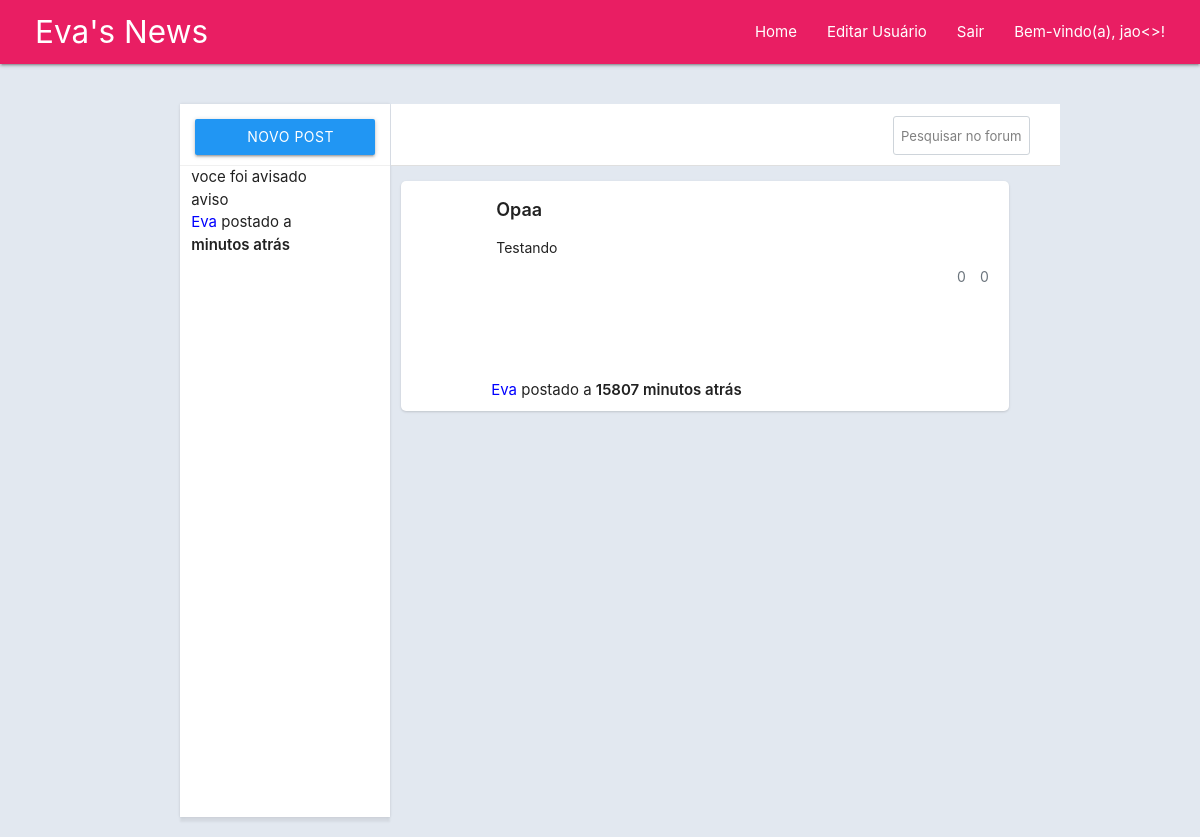
/index.php (signed in), run on the app's committed database.
### tables this page shows
CREATE TABLE `avisos` (
  `id` int(11) NOT NULL,
  `content` text DEFAULT NULL,
  `title` varchar(100) DEFAULT NULL,
  `created_at` timestamp NOT NULL DEFAULT current_timestamp(),
  `user_id` int(11) NOT NULL
);

CREATE TABLE `users` (
  `id` int(11) NOT NULL,
  `username` varchar(50) NOT NULL,
  `email` varchar(100) NOT NULL,
  `password` varchar(255) NOT NULL,
  `role_id` int(11) DEFAULT NULL,
  `created_at` timestamp NOT NULL DEFAULT current_timestamp()
);

CREATE TABLE `posts` (
  `id` int(11) NOT NULL,
  `content` text DEFAULT NULL,
  `user_id` int(11) NOT NULL,
  `title` varchar(100) DEFAULT NULL,
  `created_at` timestamp NOT NULL DEFAULT current_timestamp()
);

### index.php (the view, shortened to what this page needs)
<?php
include_once "includes/header.php";
include_once "includes/navbar.php";
include_once "php_actions/db_connection.php";
?>
<main class="container">
	<div class="row" style="margin-top:40px">
		<div class="col s3 main--sidebar">
			<div class="main--sidebar__btn-container">
				<a class="waves-effect waves-light modal-trigger btn blue main--sidebar__btn"
					style="width:100%; margin-top:15px;" href="#modal1">
					<span>
						Novo Post
					</span>
				</a>
			</div>
			<?php
			$sql = "SELECT
            avisos.*,
            users.username,
            TIMESTAMPDIFF(MINUTE, avisos.created_at, NOW()) AS minutes
        FROM
            avisos
        INNER JOIN
            users ON avisos.user_id = users.id";
			 $res = mysqli_query($connect, $sql);
			 while($dados = mysqli_fetch_array($res)){
			?>
	<div class = "col s9">
		<div class = "avisos-container" id="avisos-<?php echo $dados['id'] ?>">
			<div class = "content">
				<P class="content-title"><?php echo $dados ['title'] ?></P>
				<p><?php echo $dados ['content'] ?></p>
				<p><span style="color: blue"><?php echo $dados['username'] ?></span> postado a <span style="font-weight:600"><?php echo $dados['minutes'] ?> minutos atrás</span></p>
			</div>
		</div>
	</div>
			<?php
			}
			?>
		</div>
		<div class="col s9">
			<div class="content-header">
				<input type="text" name="" id="search-input" placeholder="Pesquisar no forum">
			</div>
			<div id="posts">
			<?php
			if (isset($_GET['search'])) {
				$searchParam = clear($_GET['search']);
				$sql = "SELECT
				posts.*,
				users.username,
				TIMESTAMPDIFF(MINUTE, posts.created_at, NOW()) AS minutes
				FROM
						posts
				INNER JOIN
						users ON posts.user_id = users.id
				WHERE posts.content LIKE '%$searchParam%' OR posts.title LIKE '%$searchParam%'";
			} else {
				$sql = "SELECT
				posts.*,
				users.username,
				TIMESTAMPDIFF(MINUTE, posts.created_at, NOW()) AS minutes
				FROM
						posts
				INNER JOIN
						users ON posts.user_id = users.id";
			}
			$resultado = mysqli_query($connect, $sql);
			while ($dados = mysqli_fetch_array($resultado)) {
				?>
					<div class="post-container" id="post-<?php echo $dados['id'] ?>">
						<div class="post-container-content">
							<div class="avatar">
							</div>
							<div class="content">
								<p class="content-title"><?php echo $dados['title'] ?></p>
								<p><?php echo $dados['content'] ?></p>
							</div>
							<div class="status">
								<p>
									<span>
										0
									</span>
								</p>
								<p>
									<span>
										0
									</span>
								</p>
							</div>
						</div>
						<p class="user-status-report"><span style="color:blue"><?php echo $dados['username'] ?></span> postado a <span
								style="font-weight:600;"><?php echo $dados['minutes'] ?> minutos atrás</span></p>
					</div>
					<?php
			} ?>
		</div>
		</div>
	</div>
</main>
<?php
include_once "includes/footer.php";
?>

### css/global.css (style rules this page uses)
* { margin: 0; padding: 0; box-sizing: border-box; }
a { text-decoration: none; color: black; }
p { margin: 0 !important; }
body { background-color: #e2e8f0; }

### css/style.css (style rules this page uses)
.main--sidebar { background: #fff; height: calc(100vh - 87px); padding: 0 !important; border-right: 0 solid rgba(0, 0, 0, 0.125); box-shadow: 0 0px 3px 0 rgba(0, 0, 0, 0.1), 0 5px 2px 0 rgba(0, 0, 0, 0.06); }
.main--sidebar__btn { display: flex; align-items: center; justify-content: center; gap: 0.75rem; }
.main--sidebar__btn-container { border-bottom: 1px solid #f0f0f0; padding: 0px 15px 10px; }
.content-header { width: 110%; background-color: #fff; margin-left: -10px; height: 100vh; max-height: 62px; margin-bottom: 15px; padding-right: 30px; display: flex; align-items: center; justify-content: flex-end; border-bottom: 1px solid rgba(0, 0, 0, 0.125); }
.content-header input { max-width: 120px; height: calc(1.5em + 0.5rem + 2px) !important; padding: 0.25rem 0.5rem !important ; font-size: 0.875rem !important ; line-height: 1.5 !important ; border-radius: 0.2rem !important ; background-color: #fff !important ; background-clip: padding-box !important ; border: 1px solid #ced4da !important ; margin-top: 10px !important; }
.content-header input::placeholder { color: gray; }
.post-container { background-color: #fff; border: 0 solid rgba(0, 0, 0, 0.125); box-shadow: 0 1px 3px 0 rgba(0, 0, 0, 0.1), 0 1px 2px 0 rgba(0, 0, 0, 0.06); border-radius: 5px; position: relative; padding-bottom: 40px; margin-bottom: 20px; }
.user-status-report { position: absolute; bottom: 10px; left: 90px; }
.post-container-content { width: 100%; display: flex; gap: 15px; padding: 15px 20px; height: 100%; min-height: 190px; max-height: 190px; pointer-events: none; }
.post-container .content { padding: 0; flex: 1; overflow: hidden; text-overflow: ellipsis; }
.post-container .content .content-title { font-size: 1.2rem; font-weight: 600; white-space: nowrap; overflow: hidden; text-overflow: ellipsis; }
.post-container .content p:last-child { padding-top: 15px; font-size: 14px; line-height: 1.4; text-overflow: ellipsis; }
.post-container .status { display: flex; align-items: center; gap: 12px; }
.post-container .status p { display: flex; gap: 2px; font-size: 14px; color: #6c757d; }

### data on the page
avisos: title "voce foi avisado", content "aviso", user.username "Eva"
posts: title "Opaa", content "Testando", user.username "Eva", minutes "15807"

### other printed values
$_SESSION['username'] "jao<>"
